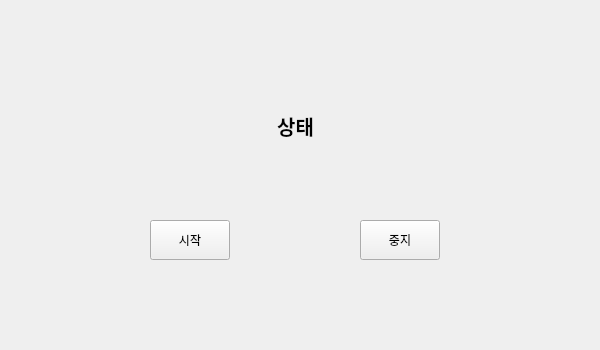
<?xml version="1.0" encoding="UTF-8"?>
<ui version="4.0">
 <class>Form</class>
 <widget class="QWidget" name="Form">
  <property name="geometry">
   <rect>
    <x>0</x>
    <y>0</y>
    <width>600</width>
    <height>350</height>
   </rect>
  </property>
  <property name="maximumSize">
   <size>
    <width>600</width>
    <height>350</height>
   </size>
  </property>
  <property name="windowTitle">
   <string>QtDesigner 연습</string>
  </property>
  <widget class="QLabel" name="lblSratus">
   <property name="geometry">
    <rect>
     <x>205</x>
     <y>100</y>
     <width>181</width>
     <height>51</height>
    </rect>
   </property>
   <property name="font">
    <font>
     <family>함초롬돋움</family>
     <pointsize>15</pointsize>
     <weight>75</weight>
     <bold>true</bold>
    </font>
   </property>
   <property name="text">
    <string>상태</string>
   </property>
   <property name="alignment">
    <set>Qt::AlignCenter</set>
   </property>
  </widget>
  <widget class="QPushButton" name="btnStart">
   <property name="geometry">
    <rect>
     <x>150</x>
     <y>220</y>
     <width>80</width>
     <height>40</height>
    </rect>
   </property>
   <property name="text">
    <string>시작</string>
   </property>
  </widget>
  <widget class="QPushButton" name="btnStop">
   <property name="geometry">
    <rect>
     <x>360</x>
     <y>220</y>
     <width>80</width>
     <height>40</height>
    </rect>
   </property>
   <property name="text">
    <string>중지</string>
   </property>
  </widget>
 </widget>
 <resources/>
 <connections/>
</ui>
